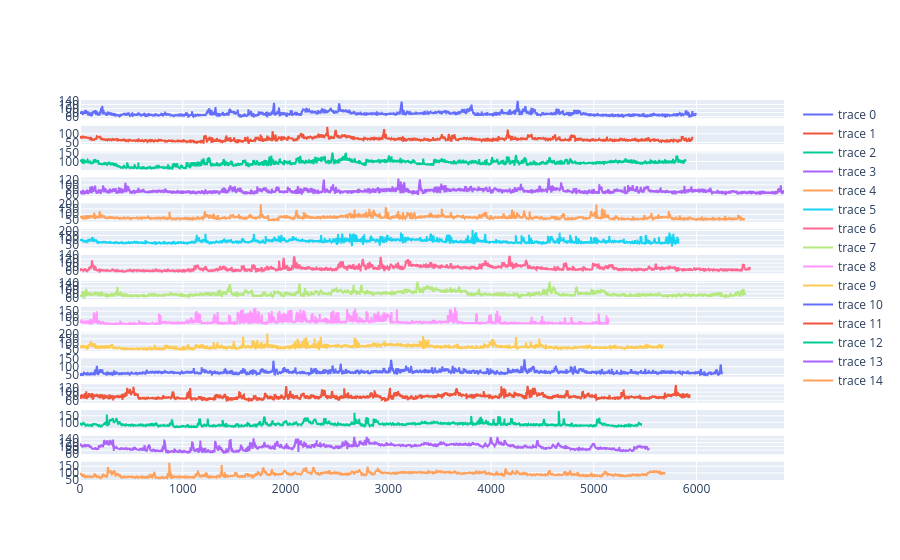

Notebook source saved alongside this figure:
### Code cell
m = len(hrs)

fig = make_subplots(rows = m, cols = 1, shared_xaxes=True)

for i in range(m):
    fig.add_trace(
        go.Scatter(y=hrs[i]),
        row=i+1, col=1
    )

fig.show()

### Figure 1 — Plotly figure (JSON) as saved in the notebook; plotly's stock layout.template omitted (floating-point values rounded to 4 significant figures; data arrays with more than 128 entries replaced by an {"elided": "..."} marker saying what was removed)
{"data": [{"type": "scatter", "xaxis": "x", "y": {"elided": "5994 int values"}, "yaxis": "y"}, {"type": "scatter", "xaxis": "x2", "y": {"elided": "5963 int values"}, "yaxis": "y2"}, {"type": "scatter", "xaxis": "x3", "y": {"elided": "5893 int values"}, "yaxis": "y3"}, {"type": "scatter", "xaxis": "x4", "y": {"elided": "6852 int values"}, "yaxis": "y4"}, {"type": "scatter", "xaxis": "x5", "y": {"elided": "6467 int values"}, "yaxis": "y5"}, {"type": "scatter", "xaxis": "x6", "y": {"elided": "5830 int values"}, "yaxis": "y6"}, {"type": "scatter", "xaxis": "x7", "y": {"elided": "6521 int values"}, "yaxis": "y7"}, {"type": "scatter", "xaxis": "x8", "y": {"elided": "6476 int values"}, "yaxis": "y8"}, {"type": "scatter", "xaxis": "x9", "y": {"elided": "5143 int values"}, "yaxis": "y9"}, {"type": "scatter", "xaxis": "x10", "y": {"elided": "5673 int values"}, "yaxis": "y10"}, {"type": "scatter", "xaxis": "x11", "y": {"elided": "6251 int values"}, "yaxis": "y11"}, {"type": "scatter", "xaxis": "x12", "y": {"elided": "5939 int values"}, "yaxis": "y12"}, {"type": "scatter", "xaxis": "x13", "y": {"elided": "5469 int values"}, "yaxis": "y13"}, {"type": "scatter", "xaxis": "x14", "y": {"elided": "5540 int values"}, "yaxis": "y14"}, {"type": "scatter", "xaxis": "x15", "y": {"elided": "5693 int values"}, "yaxis": "y15"}], "layout": {"xaxis": {"anchor": "y", "domain": [0, 1], "matches": "x15", "showticklabels": false}, "xaxis10": {"anchor": "y10", "domain": [0, 1], "matches": "x15", "showticklabels": false}, "xaxis11": {"anchor": "y11", "domain": [0, 1], "matches": "x15", "showticklabels": false}, "xaxis12": {"anchor": "y12", "domain": [0, 1], "matches": "x15", "showticklabels": false}, "xaxis13": {"anchor": "y13", "domain": [0, 1], "matches": "x15", "showticklabels": false}, "xaxis14": {"anchor": "y14", "domain": [0, 1], "matches": "x15", "showticklabels": false}, "xaxis15": {"anchor": "y15", "domain": [0, 1]}, "xaxis2": {"anchor": "y2", "domain": [0, 1], "matches": "x15", "showticklabels": false}, "xaxis3": {"anchor": "y3", "domain": [0, 1], "matches": "x15", "showticklabels": false}, "xaxis4": {"anchor": "y4", "domain": [0, 1], "matches": "x15", "showticklabels": false}, "xaxis5": {"anchor": "y5", "domain": [0, 1], "matches": "x15", "showticklabels": false}, "xaxis6": {"anchor": "y6", "domain": [0, 1], "matches": "x15", "showticklabels": false}, "xaxis7": {"anchor": "y7", "domain": [0, 1], "matches": "x15", "showticklabels": false}, "xaxis8": {"anchor": "y8", "domain": [0, 1], "matches": "x15", "showticklabels": false}, "xaxis9": {"anchor": "y9", "domain": [0, 1], "matches": "x15", "showticklabels": false}, "yaxis": {"anchor": "x", "domain": [0.952, 1]}, "yaxis10": {"anchor": "x10", "domain": [0.34, 0.388]}, "yaxis11": {"anchor": "x11", "domain": [0.272, 0.32]}, "yaxis12": {"anchor": "x12", "domain": [0.204, 0.252]}, "yaxis13": {"anchor": "x13", "domain": [0.136, 0.184]}, "yaxis14": {"anchor": "x14", "domain": [0.068, 0.116]}, "yaxis15": {"anchor": "x15", "domain": [0, 0.048]}, "yaxis2": {"anchor": "x2", "domain": [0.884, 0.932]}, "yaxis3": {"anchor": "x3", "domain": [0.816, 0.864]}, "yaxis4": {"anchor": "x4", "domain": [0.748, 0.796]}, "yaxis5": {"anchor": "x5", "domain": [0.68, 0.728]}, "yaxis6": {"anchor": "x6", "domain": [0.612, 0.66]}, "yaxis7": {"anchor": "x7", "domain": [0.544, 0.592]}, "yaxis8": {"anchor": "x8", "domain": [0.476, 0.524]}, "yaxis9": {"anchor": "x9", "domain": [0.408, 0.456]}}}
